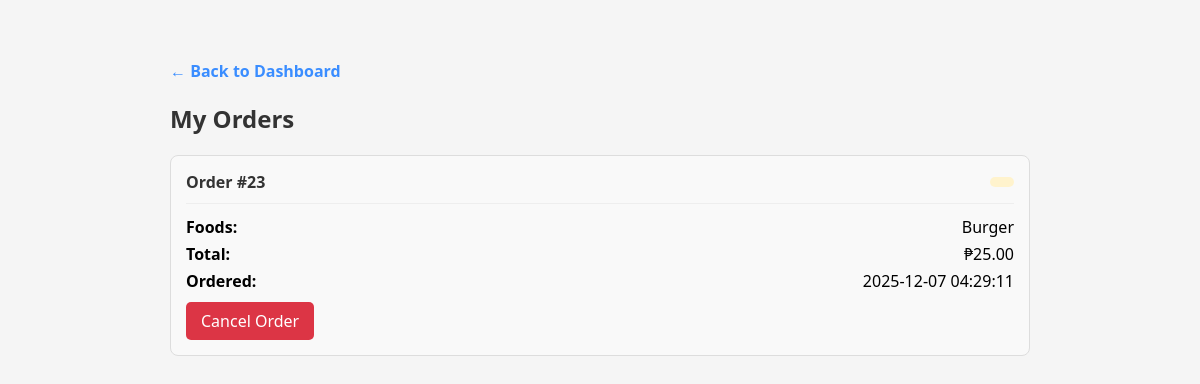
The app's page /client_orders.php (signed in) with its own data.
### tables this page shows
CREATE TABLE `orders` (
  `id` int(11) NOT NULL,
  `user_id` int(11) DEFAULT NULL,
  `food_id` varchar(255) DEFAULT NULL,
  `status` varchar(50) DEFAULT 'Pending',
  `created_at` timestamp NOT NULL DEFAULT current_timestamp()
);

### client_orders.php (the view, shortened to what this page needs)
<?php
include "db.php";
$user_id = $_SESSION['user_id'];
$stmt = $conn->prepare("
    SELECT o.id, o.food_id, o.status, o.created_at, u.username, u.first_name, u.last_name
    FROM orders o
    JOIN users u ON o.user_id = u.id
    WHERE o.user_id = ?
    ORDER BY o.created_at DESC
");
$stmt->bind_param("i", $user_id);
$stmt->execute();
$result = $stmt->get_result();
?>
<!DOCTYPE html>
<html lang="en">
<head>
<link rel="stylesheet" href="styles.css">
</head>
<body>
<div class="orders-container">
    <a href="client_dashboard.php" class="back-link">&larr; Back to Dashboard</a>
    <h2>My Orders</h2>
    <?php
    if($result->num_rows == 0){
        echo "<div class='no-orders'><p>You have no orders yet. <a href='kiosk.php' style='color: #3A8DFF;'>Start ordering now!</a></p></div>";
    } else {
        while($row = $result->fetch_assoc()){
            $food_ids = array_map('intval', explode(",", $row['food_id']));
            $food_names = [];
            $total_price = 0;
            $allergen_warning = [];
            foreach($food_ids as $fid){
                $food_stmt = $conn->prepare("SELECT name, ingredients, price FROM food WHERE id = ?");
                $food_stmt->bind_param("i", $fid);
                $food_stmt->execute();
                $food_result = $food_stmt->get_result();
                $f = $food_result->fetch_assoc();
                if($f){
                    $food_names[] = htmlspecialchars($f['name']);
                    $total_price += floatval($f['price']);
                }
            }
            $food_list = implode(", ", $food_names);
            $allergen_list = !empty($allergen_warning) ? "<div class='allergen-warning'>⚠ Contains allergens: " . implode(", ", array_unique($allergen_warning)) . "</div>" : "";
            $status_class = $row['status'] === 'Completed' ? 'status-completed' : 'status-pending';
            echo "<div class='order-card'>
                    <div class='order-header'>
                        <span class='order-id'>Order #" . htmlspecialchars($row['id']) . "</span>
                        <span class='order-status $status_class'>" . htmlspecialchars($row['status']) . "</span>
                    </div>
                    <div class='order-details'>
                        <div class='order-detail-row'><strong>Foods:</strong> <span>$food_list</span></div>
                        <div class='order-detail-row'><strong>Total:</strong> <span>₱" . number_format($total_price, 2) . "</span></div>
                        <div class='order-detail-row'><strong>Ordered:</strong> <span>" . htmlspecialchars($row['created_at']) . "</span></div>
                        $allergen_list
                    </div>";
            if($row['status'] !== 'Completed'){
                echo "<a href='?cancel_id=" . htmlspecialchars($row['id']) . "' class='cancel-btn' onclick=\"return confirm('Are you sure you want to cancel this order?')\">Cancel Order</a>";
            }
            echo "</div>";
        }
    }
    ?>
</div>
</body>
</html>

### styles.css (style rules this page uses)
* { margin:0; padding:0; box-sizing:border-box; font-family: 'Segoe UI', Tahoma, Geneva, Verdana, sans-serif; }
body { background:#f5f5f5; padding:20px; }
h2, h3 { color:#333; margin-bottom:20px; }
a { text-decoration:none; color:#3A8DFF; transition:0.3s; }

### client_orders.php (style rules this page uses)
.orders-container { max-width: 900px; margin: 20px auto; padding: 20px; }
.back-link { display: inline-block; margin-bottom: 20px; color: #3A8DFF; text-decoration: none; font-weight: bold; }
.order-card { border: 1px solid #ddd; padding: 15px; margin: 15px 0; border-radius: 8px; background: #f9f9f9; }
.order-header { display: flex; justify-content: space-between; align-items: center; margin-bottom: 12px; border-bottom: 1px solid #eee; padding-bottom: 10px; }
.order-id { font-weight: bold; color: #333; }
.order-status { padding: 5px 12px; border-radius: 5px; font-size: 13px; }
.status-pending { background: #fff3cd; color: #856404; }
.order-details { margin: 10px 0; }
.order-detail-row { display: flex; justify-content: space-between; margin: 5px 0; }
.cancel-btn { background: #dc3545; color: white; padding: 8px 15px; border: none; border-radius: 5px; cursor: pointer; text-decoration: none; display: inline-block; }

### records on screen
orders: id "23", food_list "Burger", total_price "25.00", created_at "2025-12-07 04:29:11"
